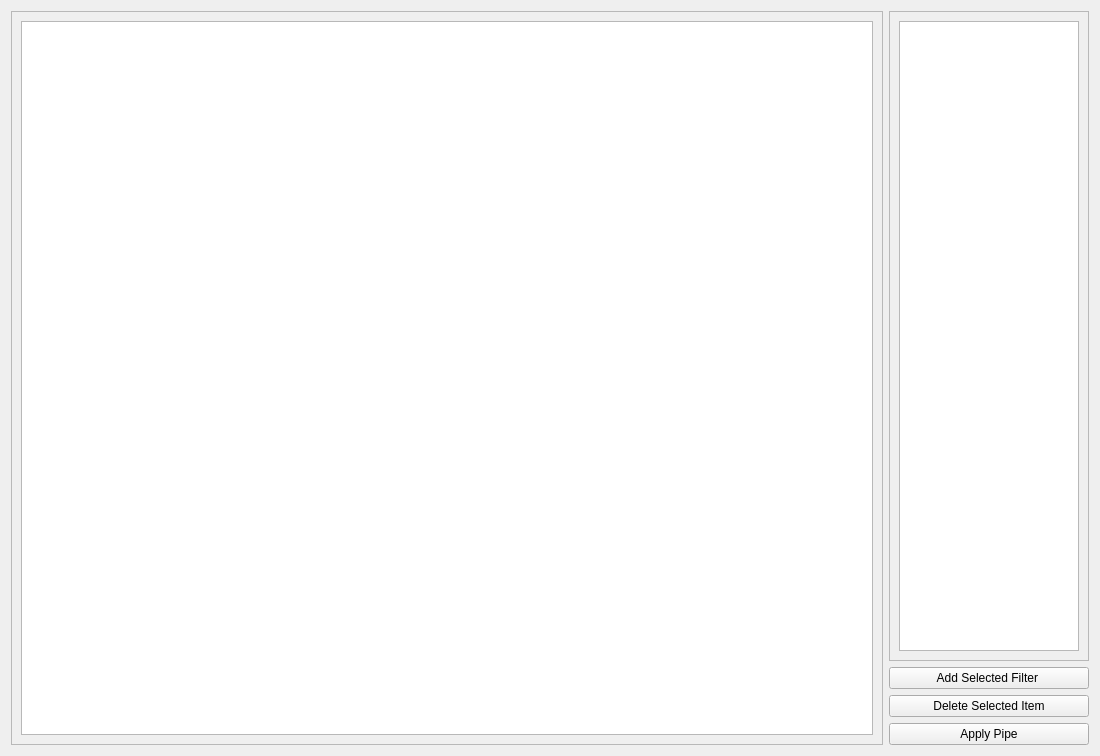
<?xml version="1.0" encoding="UTF-8"?>
<ui version="4.0">
 <class>PipeConfig</class>
 <widget class="QWidget" name="PipeConfig">
  <property name="geometry">
   <rect>
    <x>0</x>
    <y>0</y>
    <width>1100</width>
    <height>756</height>
   </rect>
  </property>
  <property name="minimumSize">
   <size>
    <width>500</width>
    <height>250</height>
   </size>
  </property>
  <property name="windowTitle">
   <string>Form</string>
  </property>
  <layout class="QGridLayout" name="gridLayout">
   <item row="0" column="0">
    <layout class="QHBoxLayout" name="horizontalLayout">
     <item>
      <widget class="QScrollArea" name="scrollArea">
       <property name="widgetResizable">
        <bool>true</bool>
       </property>
       <widget class="QWidget" name="scrollAreaWidgetContents">
        <property name="geometry">
         <rect>
          <x>0</x>
          <y>0</y>
          <width>535</width>
          <height>734</height>
         </rect>
        </property>
        <layout class="QGridLayout" name="gridLayout_3">
         <item row="0" column="0">
          <widget class="QGraphicsView" name="graphicsView"/>
         </item>
        </layout>
       </widget>
      </widget>
     </item>
     <item>
      <layout class="QVBoxLayout" name="verticalLayout">
       <item>
        <widget class="QScrollArea" name="scrollArea_2">
         <property name="maximumSize">
          <size>
           <width>200</width>
           <height>16777215</height>
          </size>
         </property>
         <property name="widgetResizable">
          <bool>true</bool>
         </property>
         <widget class="QWidget" name="scrollAreaWidgetContents_2">
          <property name="geometry">
           <rect>
            <x>0</x>
            <y>0</y>
            <width>198</width>
            <height>630</height>
           </rect>
          </property>
          <layout class="QGridLayout" name="gridLayout_2">
           <item row="0" column="0">
            <widget class="QListWidget" name="FilterList"/>
           </item>
          </layout>
         </widget>
        </widget>
       </item>
       <item>
        <widget class="QPushButton" name="AddFilterBtn">
         <property name="maximumSize">
          <size>
           <width>200</width>
           <height>50</height>
          </size>
         </property>
         <property name="text">
          <string>Add Selected Filter </string>
         </property>
        </widget>
       </item>
       <item>
        <widget class="QPushButton" name="DeleteItemBtn">
         <property name="maximumSize">
          <size>
           <width>200</width>
           <height>50</height>
          </size>
         </property>
         <property name="text">
          <string>Delete Selected Item</string>
         </property>
        </widget>
       </item>
       <item>
        <widget class="QPushButton" name="ApplyPipeBtn">
         <property name="maximumSize">
          <size>
           <width>200</width>
           <height>50</height>
          </size>
         </property>
         <property name="text">
          <string>Apply Pipe</string>
         </property>
        </widget>
       </item>
      </layout>
     </item>
    </layout>
   </item>
  </layout>
 </widget>
 <tabstops>
  <tabstop>ApplyPipeBtn</tabstop>
  <tabstop>DeleteItemBtn</tabstop>
  <tabstop>AddFilterBtn</tabstop>
  <tabstop>FilterList</tabstop>
  <tabstop>scrollArea_2</tabstop>
  <tabstop>scrollArea</tabstop>
  <tabstop>graphicsView</tabstop>
 </tabstops>
 <resources/>
 <connections/>
</ui>
